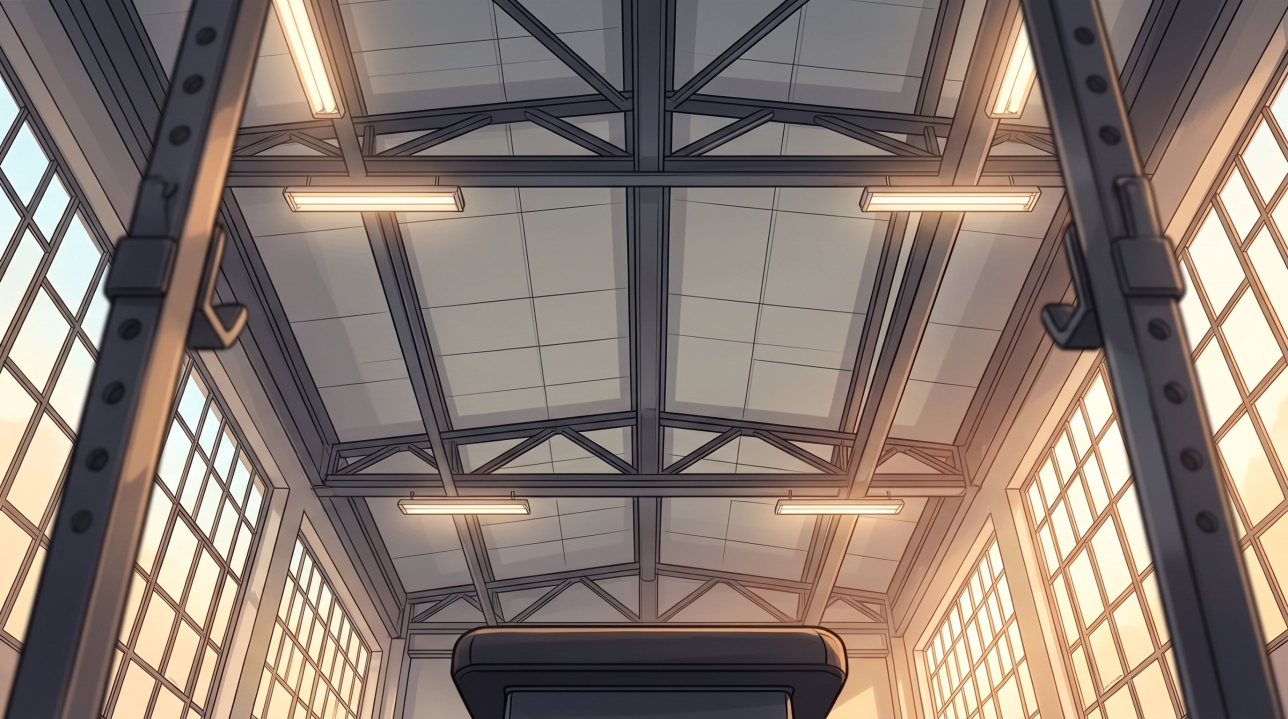
#> input picture raw_gym/bg.jpg, 2576 x 1438 px, found by its file name (shown at 1/2 size)
$ python make_yoga_images.py ../raw_yoga/f1.jpg
#> lines starting #> are read from the running program, lines starting #| are printed output that depends on the picture
### tools/make_pose_camera.py
"""Camera-resolution pictures of a pose (1600x2160, shown at zoom 0.5 so the lens can zoom sharply)
and the room picture (800x1080) from the green-screen originals in raw_blink/.
Run from the project root:  python tools/make_pose_camera.py [cook|eat]
raw_blink/<raw>_<neutral|smile|shy|blink>.jpg -> game/images/camera/<key>_<neutral|smile|shy|closed>.png
(the room picture game/images/ana/pose_<name>.png is made only if 'room' is set)
xoff: horizontal paste offset (in camera pixels). A pose whose picture is cut by its right edge
(the table of 'eat') is pasted flush to the right edge so the game can put it at the screen edge.
"""
import os, sys
sys.path.insert(0, os.path.dirname(__file__))
from key_sprites import key
from PIL import Image

POSES = {
    "cook": {"raw": "pose_cooking", "xoff": 4, "room": None},      # pose_cooking.png is already installed
    "eat":  {"raw": "pose_eating", "xoff": "right", "room": "pose_eating"},
}
# [16 lines left out: function fit_34, not called in this run]


def edge_despill(k, width=4):
    """Remove the green fringe on the silhouette: near transparent pixels, green is clamped to max(r,b)."""
    import numpy as np
    from PIL import ImageFilter
    a = np.asarray(k).astype(float)
    alpha = k.getchannel("A").filter(ImageFilter.MinFilter(2 * width + 1))
    near = np.asarray(alpha) < 250
    r, g, b = a[..., 0], a[..., 1], a[..., 2]
    g2 = np.where(near, np.minimum(g, np.maximum(r, b)), g)
    a[..., 1] = g2
    return Image.fromarray(a.astype('uint8'), "RGBA")


EXPR = {"neutral": "neutral", "smile": "smile", "shy": "shy", "blink": "closed"}


# [24 lines left out: function run, not called in this run]


# [3 lines that do not run on import are left out]

### tools/make_yoga_images.py
"""Builds the yoga mini-game pictures from raw_yoga/.   Run from the project root:
      python tools/make_yoga_images.py             builds everything
      python tools/make_yoga_images.py --preview   also writes yoga_preview.jpg (all poses side by side on the floor)

Green-screen pictures of Ana, FULL body, one file per state (same character, same camera as far as possible):
      raw_yoga/start.jpg      relaxed standing (the state before the first success)
      raw_yoga/p1.jpg .. p5.jpg   the 5 poses, easiest first
      raw_yoga/f0.jpg .. f4.jpg   (optional) the "confused / lost balance" version of start, p1..p4
      raw_yoga/bg.jpg         (optional) the studio background (a simple one is drawn when missing)
Output: game/images/gym/yoga_<name>.png (1400x1080, transparent, feet on one floor line), yoga_bg.jpg, arrows.

If one pose sits a little too big / too far left / too high, edit tools/yoga_adjust.json, e.g.
      {"p2": {"scale": 1.08, "dx": -20, "dy": 6}}       (scale 1 = as is, dx/dy in pixels) and run again.
"""
import os, sys, json
import numpy as np
from PIL import Image, ImageDraw, ImageFilter
sys.path.insert(0, os.path.dirname(__file__))
from make_pose_camera import edge_despill

OUT = "game/images/gym"
CW, CH = 1400, 1080          # size of every output picture
FLOOR = 1050                 # y of the floor line inside each picture (the lowest foot touches it)
NAMES = ["start", "p1", "p2", "p3", "p4", "p5", "f0", "f1", "f2", "f3", "f4"]

def key(im):
    a = np.asarray(im.convert("RGB")).astype(float)
    r, g, b = a[..., 0], a[..., 1], a[..., 2]
    dom = g - np.maximum(r, b)
    alpha = np.clip(1 - (dom - 45) / 55, 0, 1)
    g2 = np.where(dom > 0, np.minimum(g, np.maximum(r, b) + 6), g)
    k = Image.fromarray(np.dstack([r, g2, b, alpha * 255]).astype(np.uint8), "RGBA")
    return edge_despill(k, 3)

adj = {}
if os.path.exists("tools/yoga_adjust.json"):
    adj = json.load(open("tools/yoga_adjust.json"))

os.makedirs(OUT, exist_ok=True)
made = []
placed = {}                   # base pictures: name -> (scale used, bounding box) so the fail versions line up exactly
BASE = {"f0": "start", "f1": "p1", "f2": "p2", "f3": "p3", "f4": "p4"}
for n in NAMES:                # bases first (NAMES lists them before the f-pictures)
    p = "raw_yoga/%s.jpg" % n
    if not os.path.exists(p):
        continue
    im = Image.open(p).convert("RGB")
    s0 = CH * 0.93 / im.height                       # the whole picture height -> 93% of the output height
    a = adj.get(BASE.get(n, n), {})                  # a fail picture uses the adjustments of its base picture
    sc = a.get("scale", 1.0)
    k = key(im.resize((int(im.width * s0 * sc), int(im.height * s0 * sc)), Image.LANCZOS))
    bb = k.getchannel("A").point(lambda v: 255 if v > 128 else 0).getbbox()
    if n in BASE and BASE[n] in placed:
        bb = placed[BASE[n]]                         # same place as the base picture (the comic marks must not move her)
    else:
        placed[n] = bb
    cx = (bb[0] + bb[2]) / 2.0
    canvas = Image.new("RGBA", (CW, CH), (0, 0, 0, 0))
    ox = int(CW / 2 - cx + a.get("dx", 0))
    oy = int(FLOOR - bb[3] + a.get("dy", 0))
    canvas.paste(k, (ox, oy), k)
    canvas.save("%s/yoga_%s.png" % (OUT, n))
    made.append(n)
    print("wrote", n)

# background
if os.path.exists("raw_yoga/bg.jpg"):
    bg = Image.open("raw_yoga/bg.jpg").convert("RGB").resize((1920, 1080), Image.LANCZOS)
else:
    bg = Image.new("RGB", (1920, 1080))
    d = ImageDraw.Draw(bg)
    for y in range(1080):
        t = y / 1080.0
        d.line([0, y, 1920, y], fill=(int(235 - 25 * t), int(228 - 25 * t), int(214 - 30 * t)))
    d.rectangle([0, FLOOR - 120, 1920, 1080], fill=(196, 160, 118))        # wooden floor
    for x in range(0, 1920, 140):
        d.line([x, FLOOR - 120, x - 60, 1080], fill=(170, 135, 98), width=3)
    for x in (140, 520, 900):                                               # windows
        d.rectangle([x, 120, x + 280, 620], fill=(205, 226, 245), outline=(250, 250, 250), width=10)
    d.rounded_rectangle([320, FLOOR - 40, 920, FLOOR + 30], 14, fill=(120, 160, 190))   # mat
bg.save(OUT + "/yoga_bg.jpg", quality=90)

# arrows: normal / done / current
def arrow(direction, fill, outline, glow=None):
    S = 160
    im = Image.new("RGBA", (S, S), (0, 0, 0, 0))
    d = ImageDraw.Draw(im)
    if glow:
        d.rounded_rectangle([4, 4, S - 4, S - 4], 28, fill=glow)
    pts = [(80, 22), (134, 84), (100, 84), (100, 136), (60, 136), (60, 84), (26, 84)]   # pointing up
    poly = Image.new("RGBA", (S, S), (0, 0, 0, 0))
    ImageDraw.Draw(poly).polygon(pts, fill=fill, outline=outline)
    ImageDraw.Draw(poly).line(pts + [pts[0]], fill=outline, width=5)
    rot = {"up": 0, "left": 90, "down": 180, "right": 270}[direction]
    im.alpha_composite(poly.rotate(rot))
    return im
for dname in ("up", "down", "left", "right"):
    arrow(dname, (255, 255, 255, 255), (60, 70, 90, 255), (20, 24, 34, 150)).save("%s/yoga_arrow_%s_n.png" % (OUT, dname))
    arrow(dname, (110, 235, 140, 255), (30, 110, 60, 255), (20, 60, 30, 170)).save("%s/yoga_arrow_%s_d.png" % (OUT, dname))
    arrow(dname, (255, 220, 90, 255), (140, 100, 10, 255), (255, 230, 120, 170)).save("%s/yoga_arrow_%s_c.png" % (OUT, dname))
#> this loop made 4 passes
#> pass 1, `arrow(dname, (255, 255, 255, 255), (60, 70, 90, 255), (20, 24, 34, 150..`:
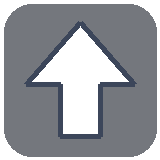
#> saved as yoga_arrow_up_n.png: PIL image 160x160 RGBA; mean R, G, B, A 62.2, 65.4, 73.3, 159.2; transparent parts drawn white
#> pass 1, `arrow(dname, (110, 235, 140, 255), (30, 110, 60, 255), (20, 60, 30, 17..`:
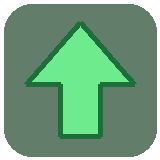
#> saved as yoga_arrow_up_d.png: PIL image 160x160 RGBA; mean R, G, B, A 34.4, 87.8, 48.2, 172; transparent parts drawn white
#> pass 1, `arrow(dname, (255, 220, 90, 255), (140, 100, 10, 255), (255, 230, 120,..`:
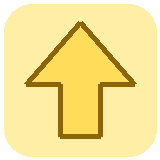
#> saved as yoga_arrow_up_c.png: PIL image 160x160 RGBA; mean R, G, B, A 217.9, 192.9, 93.2, 172; transparent parts drawn white

if "--preview" in sys.argv:
    prev = bg.copy().convert("RGBA")
    W = 6
    sheet = Image.new("RGB", (W * 480, 2 * 400), (30, 30, 30))
    for i, n in enumerate(made):
        t = bg.copy().convert("RGBA")
        t.alpha_composite(Image.open("%s/yoga_%s.png" % (OUT, n)), (260, 0))
        t = t.resize((480, 270))
        sheet.paste(t.convert("RGB"), ((i % W) * 480, (i // W) * 400))
        ImageDraw.Draw(sheet).text(((i % W) * 480 + 8, (i // W) * 400 + 276), n, fill=(255, 255, 255))
    sheet.save("yoga_preview.jpg", quality=88)
    print("wrote yoga_preview.jpg")
